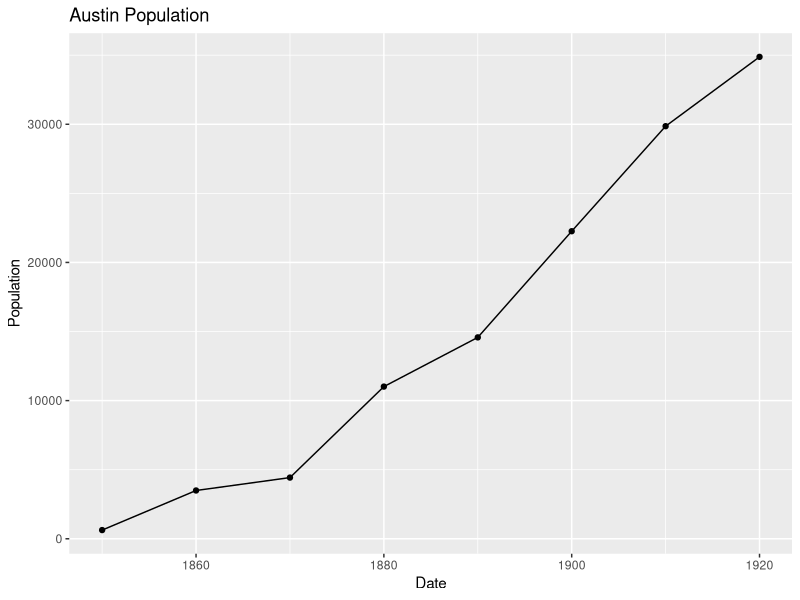
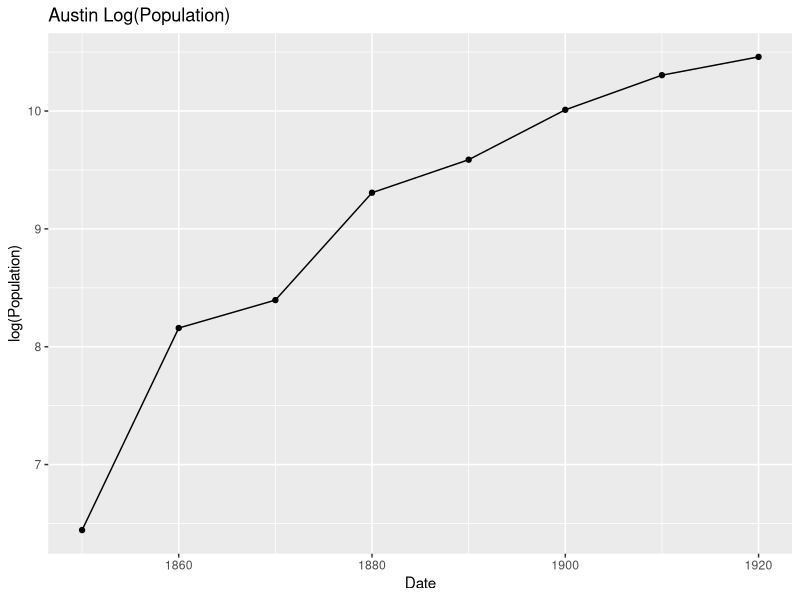
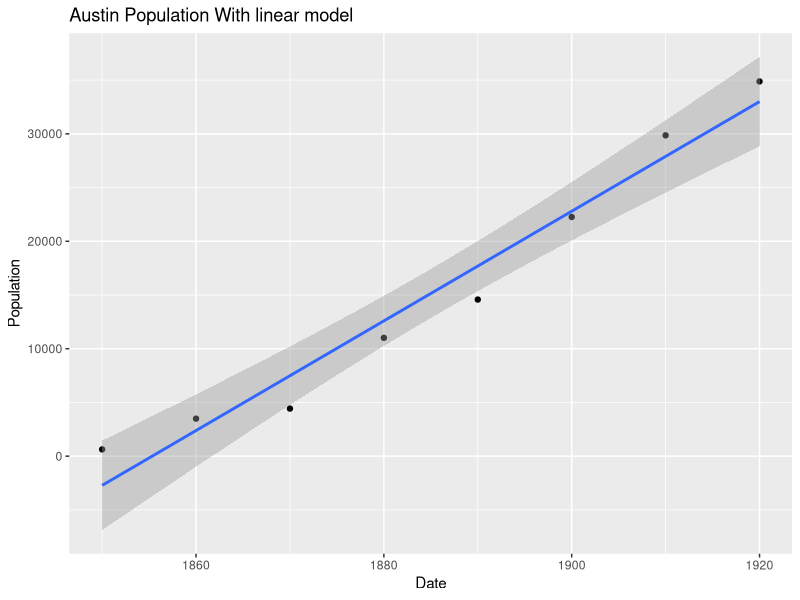
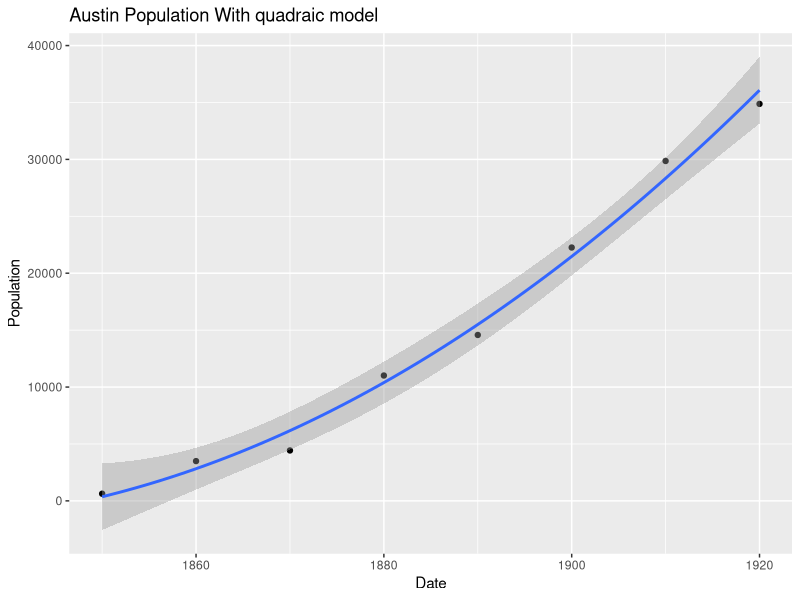
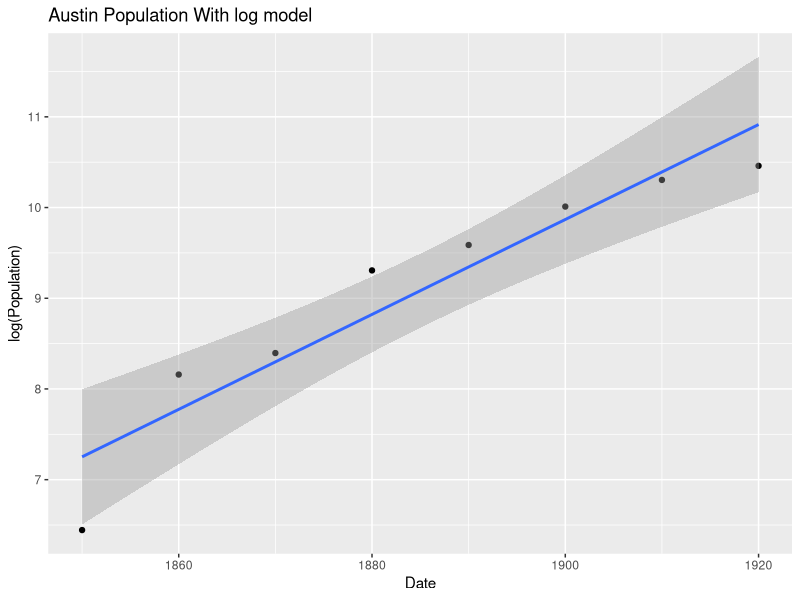

Here is the R script that generated these plots, in order:
library(ggplot2)

getwd()
setwd("C:/Users/nick/Documents/GitHub/Math489")

austin <- read.csv("ausmodeldata.csv")

ggplot(data = austin, aes(x = Date, y = Population)) +
  geom_point() +
  geom_line() +
  ggtitle("Austin Population")

ggplot(data = austin, aes(x = Date, y = log(Population))) +
  geom_point() +
  geom_line() +
  ggtitle("Austin Log(Population)")

lmfit <- lm(austin$Date ~ austin$Population)

ggplot(data = austin, aes(x = Date, y = Population)) +
  geom_point() +
  stat_smooth(method = "lm", formula = y~x) +
  ggtitle("Austin Population With linear model")

ggplot(data = austin, aes(x = Date, y = Population)) +
  geom_point() +
  stat_smooth(method = "lm", formula = y~ x + I(x^2)) +
  ggtitle("Austin Population With quadraic model")


ggplot(data = austin, aes(x = Date, y = log(Population))) +
  geom_point() +
  stat_smooth(method = "lm", formula = y~ x) +
  ggtitle("Austin Population With log model")



